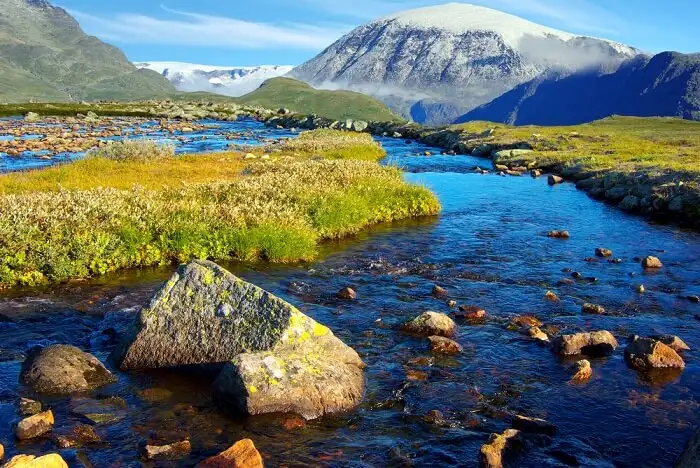
#> input picture python/opencvprogs/assigns/final/ref.jpg, 700 x 468 px
$ python assign5b.py   (older library calls are emulated)
#> lines starting #> are read from the running program, lines starting #| are printed output that depends on the picture
import cv2
import numpy as np
import matplotlib.pyplot as plt
image = cv2.imread("ref.jpg",cv2.IMREAD_GRAYSCALE)
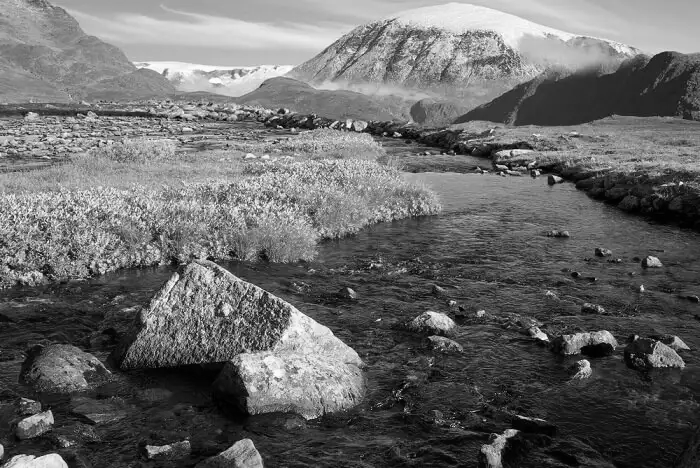
#> image: shape (468, 700); min 0, max 255, mean 104.7
#image_float = np.float32(image)
c = 55
result = c * np.log1p(1.0+image)
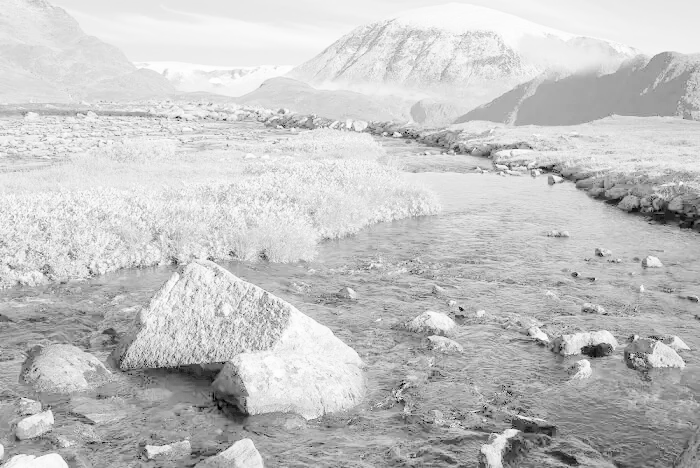
#> result: shape (468, 700) float64; min 38.12, max 305.2, mean 243.7; drawn with min black and max white
result = cv2.normalize(result, None, 0, 255, cv2.NORM_MINMAX, cv2.CV_8U)

#hist1 = cv2.calcHist([result], [0], None, [256], [0, 256])
#hist2 = cv2.calcHist([image], [0], None, [256], [0, 256])

fig, axs = plt.subplots(2, 2, figsize=(10, 8))

# Plot histograms
axs[0, 1].hist(result.ravel(), 256, [0, 256])
axs[0, 1].set_title('Histogram of the Log Transformed Image')
axs[0, 1].set_xlabel('Pixel Value')
axs[0, 1].set_ylabel('Frequency')

axs[0, 0].hist(image.ravel(), 256, [0, 256])
axs[0, 0].set_title('Histogram of the Input Image')
axs[0, 0].set_xlabel('Pixel Value')
axs[0, 0].set_ylabel('Frequency')

# Display images
axs[1, 0].imshow(cv2.cvtColor(image, cv2.COLOR_BGR2RGB))
axs[1, 0].set_title('Original Image')
axs[1, 0].axis('off')

axs[1, 1].imshow(cv2.cvtColor(result, cv2.COLOR_BGR2RGB))
axs[1, 1].set_title('Log Transformed Image')
axs[1, 1].axis('off')

plt.tight_layout()
plt.show()
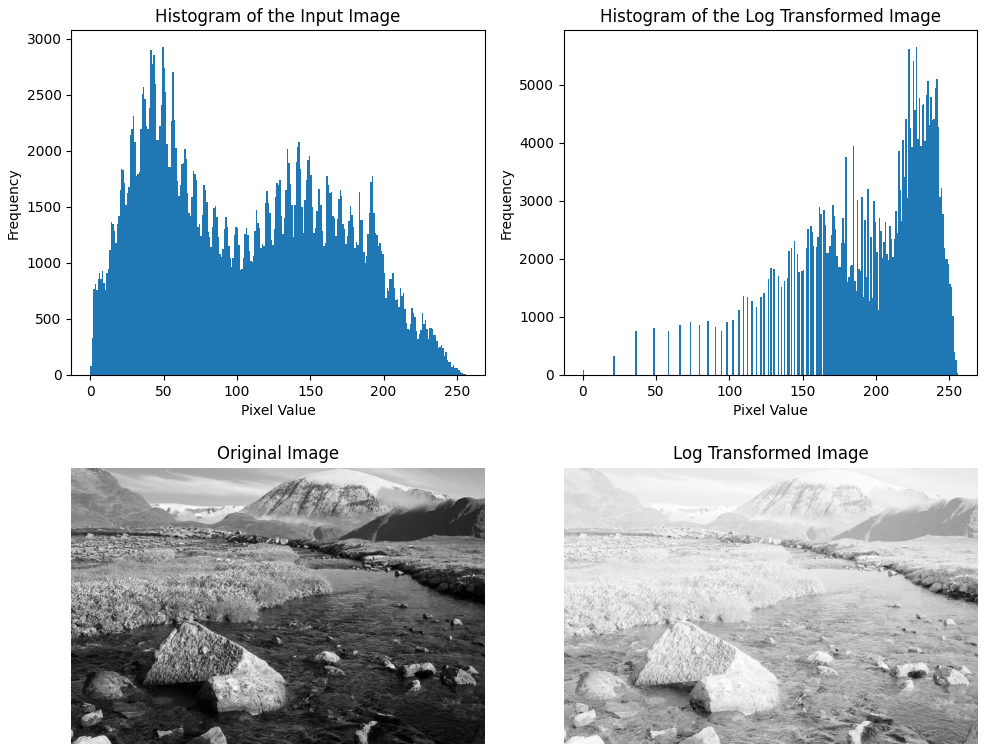
#> figure drawn by matplotlib, 4 panels; panel 1: tallest bar 2927 high, from x = 49 to 50; panel 2: tallest bar 5655 high, from x = 227 to 228

$ run again, with python/opencvprogs/assigns/final/sun.jpg copied over python/opencvprogs/assigns/final/ref.jpg
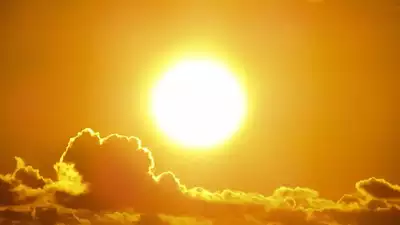
#> input picture python/opencvprogs/assigns/final/sun.jpg, 400 x 225 px
#> `image = cv2.imread("ref.jpg",cv2.IMREAD_GRAYSCALE)`:
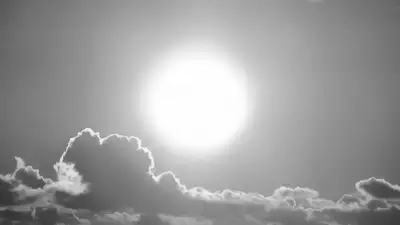
#> image: shape (225, 400); min 52, max 255, mean 157.7
#> `plt.show()`:
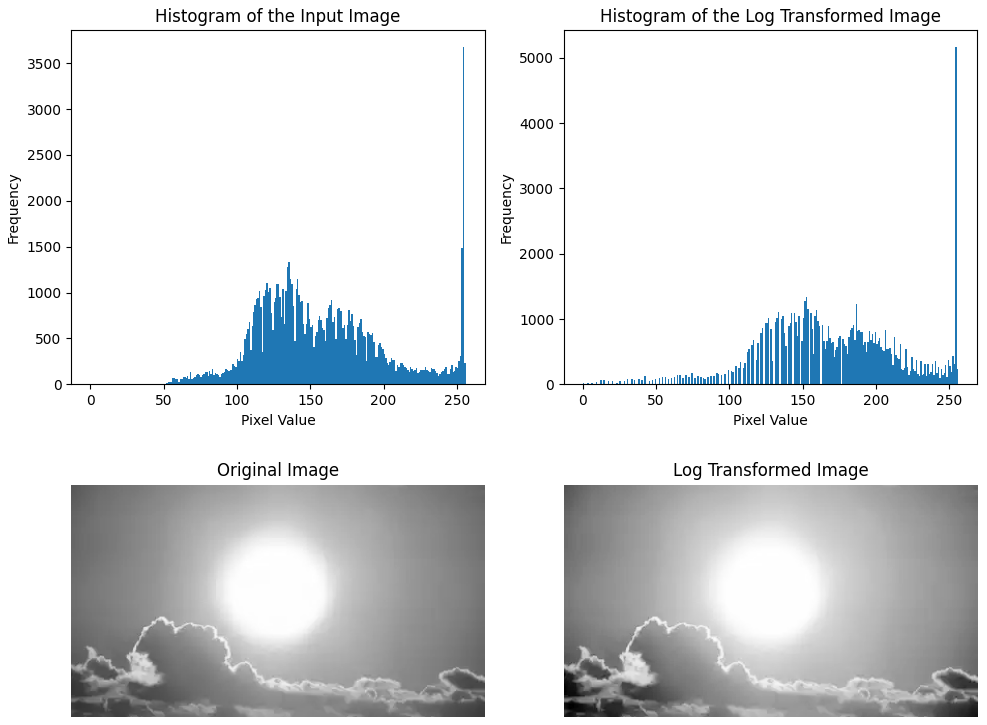
#> figure drawn by matplotlib, 4 panels; panel 1: tallest bar 3674 high, from x = 254 to 255; panel 2: tallest bar 5164 high, from x = 254 to 255
